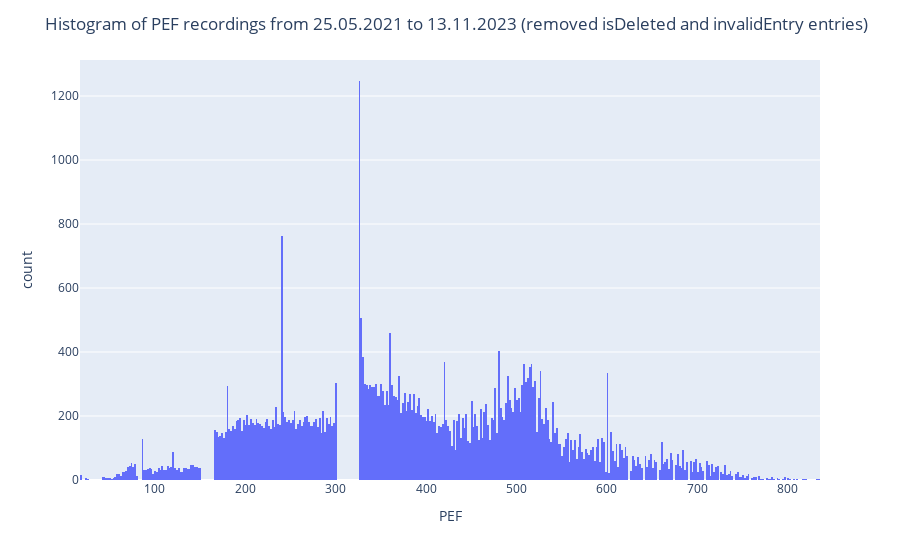

The notebook cell this image was saved under:
### Code cell
# Plot PEF histogram with plotly
import plotly.express as px

# Remove where PEF is 0
dftmp = df1[df1.PEF != 0]

fig = px.histogram(dftmp, x="PEF", nbins=500)
fig.update_layout(
    title="Histogram of PEF recordings from 25.05.2021 to 13.11.2023 (removed isDeleted and invalidEntry entries)"
)
fig.show()

### Figure 1 — Plotly figure (JSON) as saved in the notebook; plotly's stock layout.template omitted (floating-point values rounded to 4 significant figures; data arrays with more than 128 entries replaced by an {"elided": "..."} marker saying what was removed)
{"data": [{"alignmentgroup": "True", "bingroup": "x", "hovertemplate": "PEF=%{x}<br>count=%{y}<extra></extra>", "legendgroup": "", "marker": {"color": "#636efa", "pattern": {"shape": ""}}, "name": "", "nbinsx": 500, "offsetgroup": "", "orientation": "v", "showlegend": false, "type": "histogram", "x": {"elided": "60177 int values"}, "xaxis": "x", "yaxis": "y"}], "layout": {"barmode": "relative", "legend": {"tracegroupgap": 0}, "margin": {"t": 60}, "title": {"text": "Histogram of PEF recordings from 25.05.2021 to 13.11.2023 (removed isDeleted and invalidEntry entries)"}, "xaxis": {"anchor": "y", "domain": [0, 1], "title": {"text": "PEF"}}, "yaxis": {"anchor": "x", "domain": [0, 1], "title": {"text": "count"}}}}
